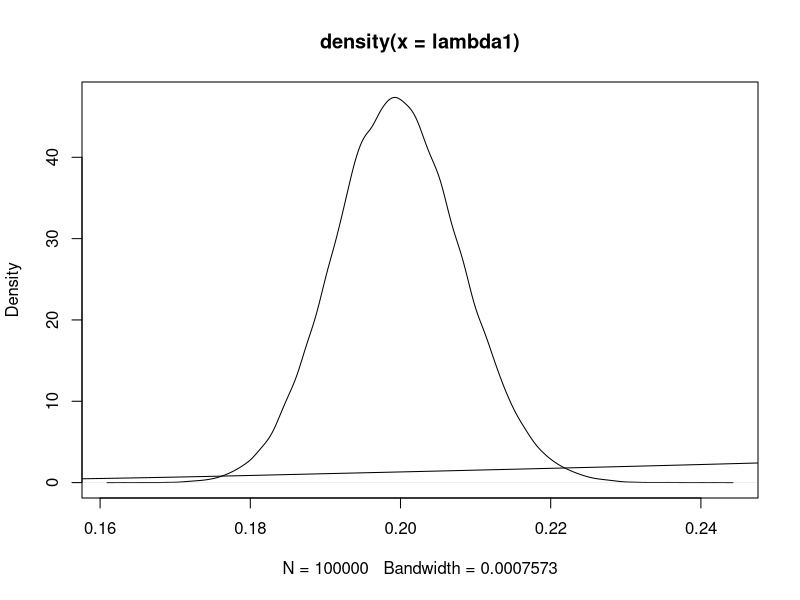
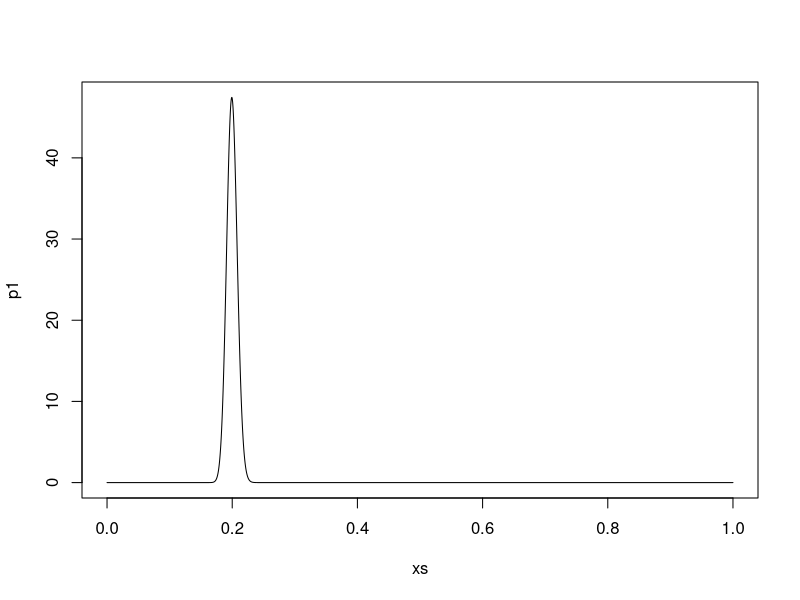

Generate these figures, in order, with R:
# Exercise 2.4.2

n1 <- 2820
n2 <- 27

y1 <- 563
y2 <- 10

a <- b <- 0.1

s <- 1e+5
lambda1 <- rgamma(s, shape = y1 + a, rate = n1 + b)
lambda2 <- rgamma(s, shape = y2 + a, rate = n2 + b)

plot(density(lambda1))
lines(density(lambda2))

print(mean(lambda2 > lambda1))

# Visualizations for report

xs <- seq(0, 1, by = 0.0001)
p1 <- dgamma(xs, shape = y1 + a, rate = n1 + b)
p2 <- dgamma(xs, shape = y2 + a, rate = n2 + b)

plot(xs, p1, type = 'l')
